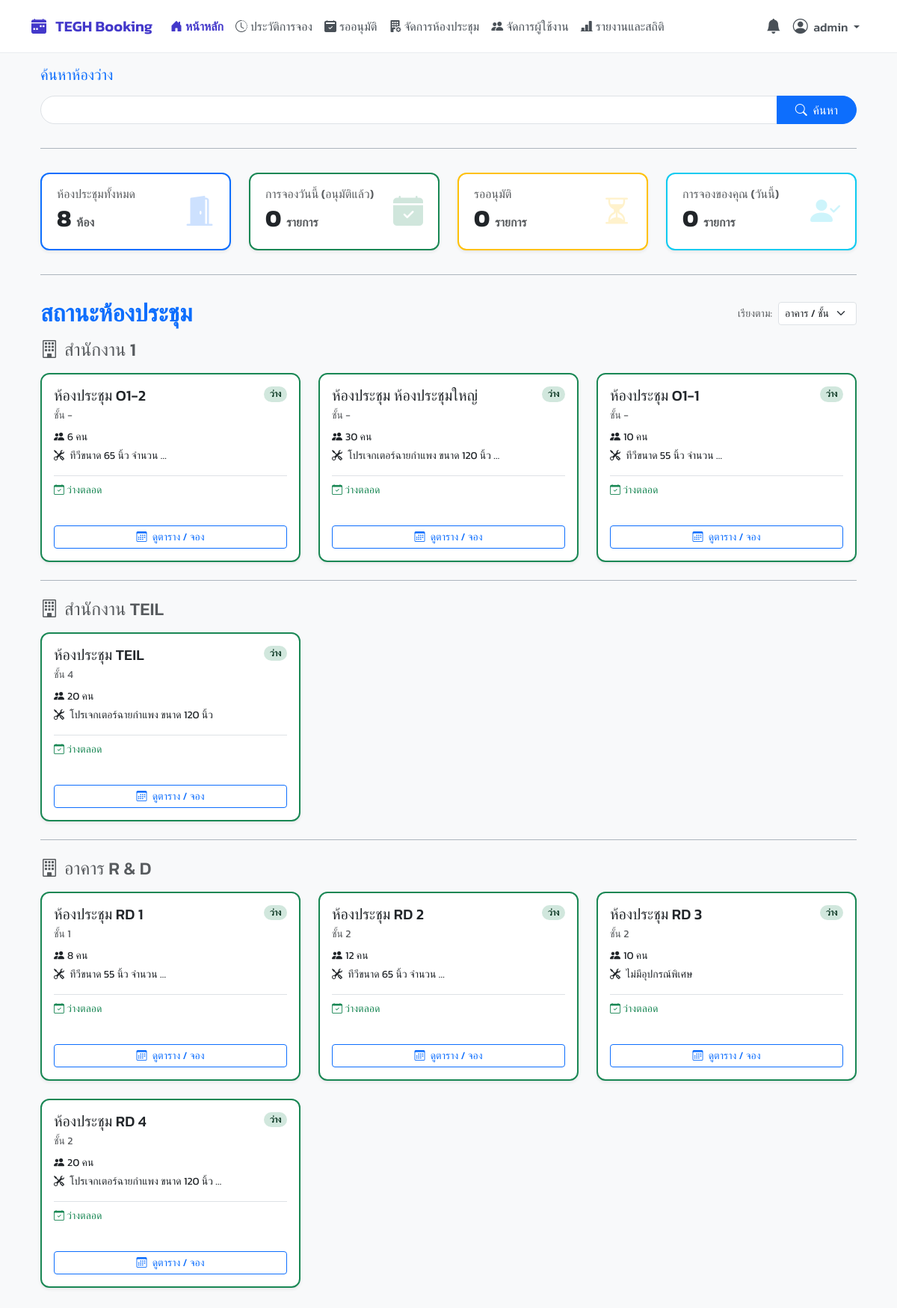
The app's page / (signed in) with its own data.
### booking/models.py (models this page shows, shortened)
class Room(models.Model):
    name = models.CharField("ชื่อห้องประชุม", max_length=100, unique=True)
    capacity = models.PositiveIntegerField("ความจุ (คน)", default=1)
    building = models.CharField("อาคาร", max_length=50, blank=True, null=True)
    floor = models.CharField("ชั้น", max_length=20, blank=True, null=True)
    equipment_in_room = models.TextField("อุปกรณ์ภายในห้อง (อื่นๆ)", blank=True, null=True, help_text="อุปกรณ์ที่มีให้ในห้อง (เช่น โปรเจคเตอร์, ไวท์บอร์ด)")
    image = models.ImageField("รูปภาพห้องประชุม", upload_to='room_images/', blank=True, null=True)
    class Meta:
        verbose_name = "ห้องประชุม"
        verbose_name_plural = "ห้องประชุม"
        ordering = ['name']

### booking/views.py (the view)
# urls.py: path('', views.dashboard_view, name='dashboard'),
@login_required
def dashboard_view(request):
    now = timezone.now(); sort_by = request.GET.get('sort', 'floor')
    all_rooms = Room.objects.all()
    if sort_by == 'status':
        all_rooms = sorted(all_rooms, key=lambda r: not r.bookings.filter(start_time__lte=now, end_time__gt=now, status='APPROVED').exists())
    elif sort_by == 'capacity':
         all_rooms = sorted(all_rooms, key=lambda r: r.capacity, reverse=True)
    elif sort_by == 'name':
        all_rooms = all_rooms.order_by('name')
    else:
        all_rooms = all_rooms.order_by('building', 'floor', 'name')
    buildings = defaultdict(list)
    for room in all_rooms:
        current = room.bookings.filter(start_time__lte=now, end_time__gt=now, status='APPROVED').select_related('booked_by').first()
        room.status = 'ไม่ว่าง' if current else 'ว่าง'
        room.current_booking_info = current
        room.next_booking_info = None
        if not current:
            room.next_booking_info = room.bookings.filter(start_time__gt=now, status='APPROVED').select_related('booked_by').order_by('start_time').first()
        room.equipment_list = [eq.strip() for eq in (room.equipment_in_room or "").splitlines() if eq.strip()]
        buildings[room.building or "(ไม่ได้ระบุอาคาร)"].append(room)
    my_bookings_today_count = Booking.objects.filter(booked_by=request.user, start_time__date=now.date()).count()
    summary = {
        'total_rooms': Room.objects.count(),
        'today_bookings': Booking.objects.filter(start_time__date=now.date(), status='APPROVED').count(),
        'pending_approvals': Booking.objects.filter(status='PENDING').count(),
        'my_bookings_today': my_bookings_today_count,
    }
    context = {'buildings': dict(buildings), 'summary_cards': summary, 'current_sort': sort_by, 'all_rooms': all_rooms}
    return render(request, 'pages/dashboard.html', context)

### booking/views.py (called while the page is built)
def is_admin(user):
    return user.is_authenticated and (user.is_superuser or user.groups.filter(name='Admin').exists())

def is_approver_or_admin(user):
    return user.is_authenticated and (user.is_superuser or user.groups.filter(name__in=['Approver', 'Admin']).exists())

### templates/pages/dashboard.html (shortened to what this page needs)
{% extends 'base.html' %}
{% load static %}
{% block content %}
<div class="container-fluid">
    <div class="">
        <div class="">
            <form action="{% url 'smart_search' %}" method="get">
                <label for="smartSearchInput" class="form-label h5 fw-bold text-primary"><h5>ค้นหาห้องว่าง</h5></label>
                <div class="input-group">
                    <input type="text" class="form-control rounded-start-pill"
                           name="q" id="smartSearchInput"
                           placeholder=""
                           value="{{ query_text|default:'' }}">
                    <button class="btn btn-primary rounded-end-pill px-4" type="submit">
                        <i class="bi bi-search me-1"></i> ค้นหา
                    </button>
                </div>
            </form>
        </div>
    </div>
    <hr class="section-divider">
    <div class="row g-4 mb-4">
        <div class="col-md-6 col-lg-3">
            <div class="card kpi-card border-start border-primary border-2 shadow-sm h-100">
                <div class="card-body d-flex justify-content-between align-items-center">
                    <div>
                        <h6 class="card-subtitle text-muted mb-1">ห้องประชุมทั้งหมด</h6>
                        <h2 class="card-title fw-bold mb-0">{{ summary_cards.total_rooms }} <small class="text-muted fs-6">ห้อง</small></h2>
                    </div>
                    <i class="bi bi-door-open-fill kpi-icon text-primary"></i>
                </div>
            </div>
        </div>
        <div class="col-md-6 col-lg-3">
            <div class="card kpi-card border-start border-success border-2 shadow-sm h-100">
                <div class="card-body d-flex justify-content-between align-items-center">
                    <div>
                        <h6 class="card-subtitle text-muted mb-1">การจองวันนี้ (อนุมัติแล้ว)</h6>
                        <h2 class="card-title fw-bold mb-0">{{ summary_cards.today_bookings }} <small class="text-muted fs-6">รายการ</small></h2>
                    </div>
                     <i class="bi bi-calendar-check-fill kpi-icon text-success"></i>
                </div>
            </div>
        </div>
        <div class="col-md-6 col-lg-3">
            <div class="card kpi-card border-start border-warning border-2 shadow-sm h-100">
                <div class="card-body d-flex justify-content-between align-items-center">
                    <div>
                        <h6 class="card-subtitle text-muted mb-1">รออนุมัติ</h6>
                        <h2 class="card-title fw-bold mb-0">{{ summary_cards.pending_approvals }} <small class="text-muted fs-6">รายการ</small></h2>
                    </div>
                     <i class="bi bi-hourglass-split kpi-icon text-warning"></i>
                </div>
            </div>
        </div>
        <div class="col-md-6 col-lg-3">
            <div class="card kpi-card border-start border-info border-2 shadow-sm h-100">
                 <div class="card-body d-flex justify-content-between align-items-center">
                    <div>
                        <h6 class="card-subtitle text-muted mb-1">การจองของคุณ (วันนี้)</h6>
                        <h2 class="card-title fw-bold mb-0">{{ summary_cards.my_bookings_today }} <small class="text-muted fs-6">รายการ</small></h2>
                    </div>
                     <i class="bi bi-person-check-fill kpi-icon text-info"></i>
                </div>
            </div>
        </div>
    </div>
    <hr class="section-divider">
    <div class="d-flex justify-content-between align-items-center mb-3">
        <h2 class="mb-0 fw-bold text-primary">สถานะห้องประชุม</h2>
        <div class="d-flex align-items-center">
            <label for="sortSelect" class="form-label me-2 mb-0 small text-muted">เรียงตาม:</label>
            <select class="form-select form-select-sm" id="sortSelect" style="width: auto;" onchange="window.location.href='?sort='+this.value">
                <option value="floor" {% if current_sort == 'floor' %}selected{% endif %}>อาคาร / ชั้น</option>
            </select>
        </div>
    </div>
    {% for building_name, rooms_in_building in buildings.items %}
        {% if not forloop.first %}
            <hr class="section-divider my-4">
        {% endif %}
        <div class="mb-4">
            <h4 class="mb-3 text-muted"><i class="bi bi-building me-2"></i>{{ building_name }}</h4>
            <div class="row g-4 row-cols-1 row-cols-md-2 row-cols-lg-3">
                {% for room in rooms_in_building %}
                <div class="col">
                    <div class="card room-card-hover border-start border-2 {% if room.status == 'ว่าง' %}border-success{% else %}border-danger{% endif %} shadow-sm h-100">
                        <div class="card-body d-flex flex-column">
                            <div class="d-flex justify-content-between align-items-start mb-2">
                                <h5 class="card-title mb-0">{{ room.name }}</h5>
                                <span class="badge {% if room.status == 'ว่าง' %}bg-success-subtle text-success-emphasis{% else %}bg-danger-subtle text-danger-emphasis{% endif %} rounded-pill">
                                    {{ room.status }}
                                </span>
                            </div>
                            <p class="card-subtitle mb-2 text-muted small">
                                ชั้น {{ room.floor|default:"-" }}
                            </p>
                            <p class="card-text small mb-1"><i class="bi bi-people-fill me-1"></i>{{ room.capacity }} คน</p>
                            <p class="card-text small mb-3">
                                <i class="bi bi-tools me-1"></i>
                                {{ room.equipment_in_room|truncatewords:4|default:"-" }}
                            </p>
                            <div class="mt-auto border-top pt-2">
                                {% if room.current_booking_info %}
                                    <p class="small mb-1 text-danger">
                                        <i class="bi bi-calendar-x"></i> <strong>จองถึง:</strong> {{ room.current_booking_info.end_time|date:"H:i" }} น.
                                    </p>
                                    <p class="small mb-1 text-muted">
                                       <i class="bi bi-person"></i> โดย: {{ room.current_booking_info.booked_by.get_full_name|default:room.current_booking_info.booked_by.username }}
                                    </p>
                                {% else %}
                                    <p class="small mb-1 text-success"><i class="bi bi-calendar-check"></i> ว่างตลอด</p>
                                    <p class="small mb-1 text-muted">&nbsp;</p>
                                {% endif %}
                                <a href="{% url 'room_calendar' room.id %}" class="btn btn-sm btn-outline-primary mt-2 w-100">
                                    <i class="bi bi-calendar3 me-1"></i> ดูตาราง / จอง
                                </a>
                            </div>
                        </div>
                    </div>
                </div>
                {% endfor %}
            </div>
        </div>
    {% empty %}
        <div class="alert alert-warning text-center">
            <i class="bi bi-exclamation-triangle-fill me-2"></i> ยังไม่มีห้องประชุมในระบบ
        </div>
    {% endfor %}
    </div>
{% endblock %}

### templates/base.html (shortened to what this page needs)
{% load static %}
<!DOCTYPE html>
<html lang="th">
<head>
    <link href="https://cdn.jsdelivr.net/npm/bootstrap@5.3.3/dist/css/bootstrap.min.css" rel="stylesheet">
    <link rel="stylesheet" href="https://cdn.jsdelivr.net/npm/bootstrap-icons@1.11.3/font/bootstrap-icons.min.css">
    <link href="https://cdn.jsdelivr.net/npm/select2@4.1.0-rc.0/dist/css/select2.min.css" rel="stylesheet" />
    <link rel="stylesheet" href="https://cdn.jsdelivr.net/npm/select2-bootstrap-5-theme@1.3.0/dist/select2-bootstrap-5-theme.min.css" />
    <link rel="stylesheet" href="{% static 'css/theme.css' %}">
</head>
<body>
    <nav class="navbar navbar-expand-lg fixed-top">
        <div class="container">
            <a class="navbar-brand" href="{% url 'dashboard' %}">
                <i class="bi bi-calendar-week-fill me-2"></i>
                TEGH Booking
            </a>
            <div class="collapse navbar-collapse" id="mainNavbar">
                <ul class="navbar-nav me-auto mb-2 mb-lg-0">
                    {% for item in menu_items %}
                        {% if item.show %}
                            <li class="nav-item">
                                <a class="nav-link {% if item.active %}active{% endif %} d-flex align-items-center" href="{% url item.url_name %}">
                                    <i class="{{ item.icon }} me-1"></i>
                                    {{ item.label }}
                                </a>
                            </li>
                        {% endif %}
                    {% endfor %}
                </ul>
                <ul class="navbar-nav ms-auto mb-2 mb-lg-0">
                    {% if user.is_authenticated %}
                    {% if is_admin_user %}
                    <li class="nav-item dropdown">
                        <a class="nav-link" href="#" id="notificationBell" role="button" data-bs-toggle="dropdown" aria-expanded="false"
                           title="รายการแจ้งเตือน" data-bs-toggle="tooltip" data-bs-placement="bottom">
                            <i class="bi bi-bell-fill fs-5"></i>
                        </a>
                    </li>
                    {% endif %}
                    <li class="nav-item dropdown">
                        <a class="nav-link dropdown-toggle" href="#" id="navbarUserDropdown" role="button" data-bs-toggle="dropdown" aria-expanded="false">
                            <i class="bi bi-person-circle fs-5 me-1"></i>
                            <span class="d-none d-lg-inline">{{ user.get_full_name|default:user.username }}</span>
                        </a>
                    </li>
                    {% endif %}
                </ul>
            </div>
        </div>
    </nav>
    <main class="container main-content-wrapper">
        {% block content %}{% endblock %}
    </main>
</body>
</html>

### static/css/theme.css (style rules this page uses)
body { background-color: #f8fafc; font-family: 'Prompt', sans-serif; min-height: 100vh; display: flex; }
.card { border-radius: 0.75rem; border: 1px solid #e9ecef; box-shadow: 0 1px 3px rgba(0,0,0,.04); }

### templates/base.html (style rules this page uses)
body { background-color: #f8f9fa; font-family: 'Kanit', sans-serif; font-weight: 400; }
.navbar { box-shadow: none; background-color: #fff; padding-top: 0.75rem; padding-bottom: 0.75rem; border-bottom: 1px solid #e9ecef; }
.navbar-brand { color: #4338ca !important; font-weight: 600; }
.navbar .nav-link { color: #495057; font-weight: 500; padding-left: 0.75rem; padding-right: 0.75rem; transition: color 0.2s ease-in-out; }
.navbar .nav-link.active { color: #4338ca; font-weight: 600; }
.main-content-wrapper { padding-top: 5.5rem; padding-bottom: 1.5rem; }

### templates/pages/dashboard.html (style rules this page uses)
.kpi-card .card-body, .room-card .card-body { padding: 1.25rem; }
.kpi-icon { font-size: 2.5rem; opacity: 0.2; }
.section-divider { margin-top: 2rem; margin-bottom: 2rem; border-color: #adb5bd; border-top-width: 1px; opacity: 1; }

### records on screen
Room: building "สำนักงาน 1", name "ห้องประชุม O1-2", status "ว่าง", floor "-", capacity "6", equipment_in_room "ทีวีขนาด 65 นิ้ว จำนวน …", shows "ว่างตลอด"
Room: name "ห้องประชุม ห้องประชุมใหญ่", status "ว่าง", floor "-", capacity "30", equipment_in_room "โปรเจกเตอร์ฉายกำแพง ขนาด 120 นิ้ว …", shows "ว่างตลอด"
Room: name "ห้องประชุม O1-1", status "ว่าง", floor "-", capacity "10", equipment_in_room "ทีวีขนาด 55 นิ้ว จำนวน …", shows "ว่างตลอด"
Room: building "สำนักงาน TEIL", name "ห้องประชุม TEIL", status "ว่าง", floor "4", capacity "20", equipment_in_room "โปรเจกเตอร์ฉายกำแพง ขนาด 120 นิ้ว", shows "ว่างตลอด"
Room: building "อาคาร R & D", name "ห้องประชุม RD 1", status "ว่าง", floor "1", capacity "8", equipment_in_room "ทีวีขนาด 55 นิ้ว จำนวน …", shows "ว่างตลอด"
Room: name "ห้องประชุม RD 2", status "ว่าง", floor "2", capacity "12", equipment_in_room "ทีวีขนาด 65 นิ้ว จำนวน …", shows "ว่างตลอด"
Room: name "ห้องประชุม RD 3", status "ว่าง", floor "2", capacity "10", equipment_in_room "ไม่มีอุปกรณ์พิเศษ", shows "ว่างตลอด"
Room: name "ห้องประชุม RD 4", status "ว่าง", floor "2", capacity "20", equipment_in_room "โปรเจกเตอร์ฉายกำแพง ขนาด 120 นิ้ว …", shows "ว่างตลอด"

### other values on screen
{{ item.label }} "หน้าหลัก" "ประวัติการจอง" "รออนุมัติ" "จัดการห้องประชุม" "จัดการผู้ใช้งาน" "รายงานและสถิติ"
{{ user.get_full_name|default:user.username }} "admin"
{{ summary_cards.total_rooms }} "8"
{{ summary_cards.today_bookings }} "0"
{{ summary_cards.pending_approvals }} "0"
{{ summary_cards.my_bookings_today }} "0"
